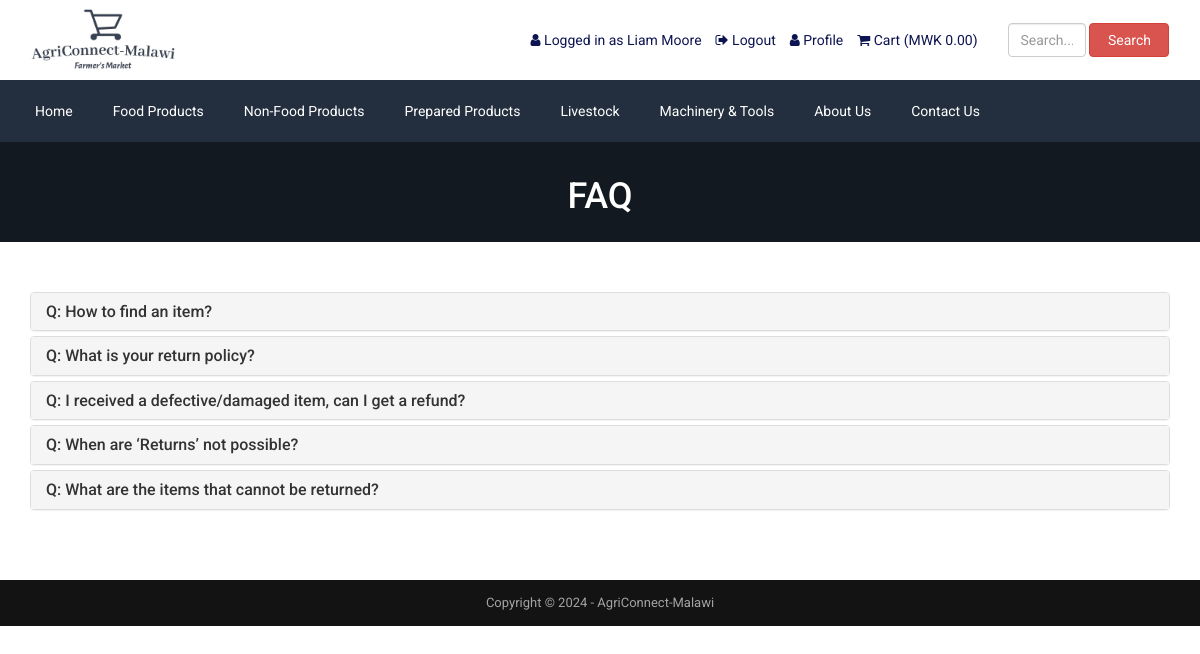
The page /faq.php (signed in) on the database its author committed.
### tables this page shows
CREATE TABLE `tbl_top_category` (
  `tcat_id` int(11) NOT NULL,
  `tcat_name` varchar(255) NOT NULL,
  `show_on_menu` int(11) NOT NULL
);

CREATE TABLE `tbl_page` (
  `id` int(11) NOT NULL,
  `about_title` varchar(255) NOT NULL,
  `about_content` text NOT NULL,
  `about_banner` varchar(255) NOT NULL,
  `about_meta_title` varchar(255) NOT NULL,
  `about_meta_keyword` text NOT NULL,
  `about_meta_description` text NOT NULL,
  `faq_title` varchar(255) NOT NULL,
  `faq_banner` varchar(255) NOT NULL,
  `faq_meta_title` varchar(255) NOT NULL,
  `faq_meta_keyword` text NOT NULL,
  `faq_meta_description` text NOT NULL,
  `blog_title` varchar(255) NOT NULL,
  `blog_banner` varchar(255) NOT NULL,
  `blog_meta_title` varchar(255) NOT NULL,
  `blog_meta_keyword` text NOT NULL,
  `blog_meta_description` text NOT NULL,
  `contact_title` varchar(255) NOT NULL,
  `contact_banner` varchar(255) NOT NULL,
  `contact_meta_title` varchar(255) NOT NULL,
  `contact_meta_keyword` text NOT NULL,
  `contact_meta_description` text NOT NULL,
  `pgallery_title` varchar(255) NOT NULL,
  `pgallery_banner` varchar(255) NOT NULL,
  `pgallery_meta_title` varchar(255) NOT NULL,
  `pgallery_meta_keyword` text NOT NULL,
  `pgallery_meta_description` text NOT NULL,
  `vgallery_title` varchar(255) NOT NULL,
  `vgallery_banner` varchar(255) NOT NULL,
  `vgallery_meta_title` varchar(255) NOT NULL,
  `vgallery_meta_keyword` text NOT NULL,
  `vgallery_meta_description` text NOT NULL
);

CREATE TABLE `tbl_faq` (
  `faq_id` int(11) NOT NULL,
  `faq_title` varchar(255) NOT NULL,
  `faq_content` text NOT NULL
);

CREATE TABLE `tbl_settings` (
  `id` int(11) NOT NULL,
  `logo` varchar(255) NOT NULL,
  `favicon` varchar(255) NOT NULL,
  `footer_about` text NOT NULL,
  `footer_copyright` text NOT NULL,
  `contact_address` text NOT NULL,
  `contact_email` varchar(255) NOT NULL,
  `contact_phone` varchar(255) NOT NULL,
  `contact_fax` varchar(255) NOT NULL,
  `contact_map_iframe` text NOT NULL,
  `receive_email` varchar(255) NOT NULL,
  `receive_email_subject` varchar(255) NOT NULL,
  `receive_email_thank_you_message` text NOT NULL,
  `forget_password_message` text NOT NULL,
  `total_recent_post_footer` int(11) NOT NULL,
  `total_popular_post_footer` int(11) NOT NULL,
  `total_recent_post_sidebar` int(11) NOT NULL,
  `total_popular_post_sidebar` int(11) NOT NULL,
  `total_featured_product_home` int(11) NOT NULL,
  `total_latest_product_home` int(11) NOT NULL,
  `total_popular_product_home` int(11) NOT NULL,
  `meta_title_home` text NOT NULL,
  `meta_keyword_home` text NOT NULL,
  `meta_description_home` text NOT NULL,
  `banner_login` varchar(255) NOT NULL,
  `banner_registration` varchar(255) NOT NULL,
  `banner_forget_password` varchar(255) NOT NULL,
  `banner_reset_password` varchar(255) NOT NULL,
  `banner_search` varchar(255) NOT NULL,
  `banner_cart` varchar(255) NOT NULL,
  `banner_checkout` varchar(255) NOT NULL,
  `banner_product_category` varchar(255) NOT NULL,
  `banner_blog` varchar(255) NOT NULL,
  `cta_title` varchar(255) NOT NULL,
  `cta_content` text NOT NULL,
  `cta_read_more_text` varchar(255) NOT NULL,
  `cta_read_more_url` varchar(255) NOT NULL,
  `cta_photo` varchar(255) NOT NULL,
  `featured_product_title` varchar(255) NOT NULL,
  `featured_product_subtitle` varchar(255) NOT NULL,
  `latest_product_title` varchar(255) NOT NULL,
  `latest_product_subtitle` varchar(255) NOT NULL,
  `popular_product_title` varchar(255) NOT NULL,
  `popular_product_subtitle` varchar(255) NOT NULL,
  `testimonial_title` varchar(255) NOT NULL,
  `testimonial_subtitle` varchar(255) NOT NULL,
  `testimonial_photo` varchar(255) NOT NULL,
  `blog_title` varchar(255) NOT NULL,
  `blog_subtitle` varchar(255) NOT NULL,
  `newsletter_text` text NOT NULL,
  `paypal_email` varchar(255) NOT NULL,
  `stripe_public_key` varchar(255) NOT NULL,
  `stripe_secret_key` varchar(255) NOT NULL,
  `bank_detail` text NOT NULL,
  `before_head` text NOT NULL,
  `after_body` text NOT NULL,
  `before_body` text NOT NULL,
  `home_service_on_off` int(11) NOT NULL,
  `home_welcome_on_off` int(11) NOT NULL,
  `home_featured_product_on_off` int(11) NOT NULL,
  `home_latest_product_on_off` int(11) NOT NULL,
  `home_popular_product_on_off` int(11) NOT NULL,
  `home_testimonial_on_off` int(11) NOT NULL,
  `home_blog_on_off` int(11) NOT NULL,
  `newsletter_on_off` int(11) NOT NULL,
  `ads_above_welcome_on_off` int(11) NOT NULL,
  `ads_above_featured_product_on_off` int(11) NOT NULL,
  `ads_above_latest_product_on_off` int(11) NOT NULL,
  `ads_above_popular_product_on_off` int(11) NOT NULL,
  `ads_above_testimonial_on_off` int(11) NOT NULL,
  `ads_category_sidebar_on_off` int(11) NOT NULL
);

### faq.php (the view, shortened to what this page needs)
<?php require_once('header.php'); ?>
<?php
$statement = $pdo->prepare("SELECT * FROM tbl_page WHERE id=1");
$statement->execute();
$result = $statement->fetchAll(PDO::FETCH_ASSOC);
foreach ($result as $row) {
    $faq_title = $row['faq_title'];
    $faq_banner = $row['faq_banner'];
}
?>
<div class="page-banner" style="background-image: url(assets/uploads/<?php echo $faq_banner; ?>);">
    <div class="inner">
        <h1><?php echo $faq_title; ?></h1>
    </div>
</div>
<div class="page">
    <div class="container">
        <div class="row">
            <div class="col-md-12">
                <div class="panel-group" id="faqAccordion">
                    <?php
                    $statement = $pdo->prepare("SELECT * FROM tbl_faq");
                    $statement->execute();
                    $result = $statement->fetchAll(PDO::FETCH_ASSOC);
                    foreach ($result as $row) {
                        ?>
                        <div class="panel panel-default">
                            <div class="panel-heading accordion-toggle question-toggle collapsed" data-toggle="collapse" data-parent="#faqAccordion" data-target="#question<?php echo $row['faq_id']; ?>">
                                <h4 class="panel-title">
                                    Q: <?php echo $row['faq_title']; ?>
                                </h4>
                            </div>
                        </div>
                        <?php
                    }
                    ?>
                </div>
            </div>
        </div>
    </div>
</div>
<?php require_once('footer.php'); ?>

### header.php (shortened to what this page needs)
<?php
include("admin/inc/config.php");
$statement = $pdo->prepare("SELECT * FROM tbl_settings WHERE id=1");
$statement->execute();
$result = $statement->fetchAll(PDO::FETCH_ASSOC);
?>
<!DOCTYPE html>
<html lang="en">
<head>
	<link rel="stylesheet" href="assets/css/bootstrap.min.css">
	<link rel="stylesheet" href="assets/css/font-awesome.min.css">
	<link rel="stylesheet" href="assets/css/owl.carousel.min.css">
	<link rel="stylesheet" href="assets/css/owl.theme.default.min.css">
	<link rel="stylesheet" href="assets/css/jquery.bxslider.min.css">
    <link rel="stylesheet" href="assets/css/magnific-popup.css">
    <link rel="stylesheet" href="assets/css/rating.css">
	<link rel="stylesheet" href="assets/css/spacing.css">
	<link rel="stylesheet" href="assets/css/bootstrap-touch-slider.css">
	<link rel="stylesheet" href="assets/css/animate.min.css">
	<link rel="stylesheet" href="assets/css/tree-menu.css">
	<link rel="stylesheet" href="assets/css/select2.min.css">
	<link rel="stylesheet" href="assets/css/main.css">
	<link rel="stylesheet" href="assets/css/responsive.css">
	<?php
	$statement = $pdo->prepare("SELECT * FROM tbl_page WHERE id=1");
	$statement->execute();
	$result = $statement->fetchAll(PDO::FETCH_ASSOC);
		?>
</head>
<body>
<div class="header">
	<div class="container">
		<div class="row inner">
			<div class="col-md-4 logo">
				<a href="index.php"><img src="assets/img/logo6.jpeg" alt="logo image"></a>
			</div>
			<div class="col-md-6 right">
				<ul>
					<?php
					if(isset($_SESSION['customer'])) {
						?>
						<li><i class="fa fa-user"></i> <?php echo LANG_VALUE_13; ?> <?php echo $_SESSION['customer']['cust_name']; ?></li>
						<li><a href="logout.php"><i class="fa fa-sign-out"></i> <?php echo "Logout" ?></a></li>
						<li><a href="dashboard.php"><i class="fa fa-user" aria-hidden="true"></i> <?php echo "Profile"; ?></a></li>
						<?php
					} else {
						?>
						<li><a href="login.php"><i class="fa fa-sign-in"></i> <?php echo LANG_VALUE_9; ?></a></li>
						<li><a href="registration.php"><i class="fa fa-user-plus"></i> <?php echo LANG_VALUE_15; ?></a></li>
						<?php
					}
					?>
					<li><a href="cart.php"><i class="fa fa-shopping-cart"></i> <?php echo LANG_VALUE_18; ?> (<?php echo "MWK "; ?><?php
					if(isset($_SESSION['cart_p_id'])) {
						$table_total_price = 0;
						$i=0;
	                    foreach($_SESSION['cart_p_qty'] as $key => $value)
	                    {
	                        $i++;
	                        $arr_cart_p_qty[$i] = $value;
	                    }                    $i=0;
	                    foreach($_SESSION['cart_p_current_price'] as $key => $value)
	                    {
	                        $i++;
	                        $arr_cart_p_current_price[$i] = $value;
	                    }
	                    for($i=1;$i<=count($arr_cart_p_qty);$i++) {
	                    	$row_total_price = $arr_cart_p_current_price[$i]*$arr_cart_p_qty[$i];
	                        $table_total_price = $table_total_price + $row_total_price;
	                    }
						echo $table_total_price;
					} else {
						echo '0.00';
					}
					?>)</a></li>
				</ul>
			</div>
			<div class="col-md-4 search-area">
				<form class="navbar-form navbar-left" role="search" action="search-result.php" method="get">
					<div class="form-group">
						<input type="text" class="form-control search-top" placeholder="<?php echo "Search..."; ?>" name="search_text">
					</div>
					<button type="submit" class="btn btn-danger"><?php echo LANG_VALUE_3; ?></button>
				</form>
			</div>
		</div>
	</div>
</div>
<div class="nav">
	<div class="container">
		<div class="row">
			<div class="col-md-12 pl_0 pr_0">
				<div class="menu-container">
					<div class="menu">
						<ul>
							<li><a href="index.php">Home</a></li>
							<?php
							$statement = $pdo->prepare("SELECT * FROM tbl_top_category WHERE show_on_menu=1");
							$statement->execute();
							$result = $statement->fetchAll(PDO::FETCH_ASSOC);
							foreach ($result as $row) {
								?>
								<li><a href="product-category.php?id=<?php echo $row['tcat_id']; ?>&type=top-category"><?php echo $row['tcat_name']; ?></a>
								</li>
								<?php
							}
							?>
							<?php
							$statement = $pdo->prepare("SELECT * FROM tbl_page WHERE id=1");
							$statement->execute();
							$result = $statement->fetchAll(PDO::FETCH_ASSOC);
							foreach ($result as $row) {
								$about_title = $row['about_title'];
								$contact_title = $row['contact_title'];
							}
							?>
							<li><a href="about.php"><?php echo $about_title; ?></a></li>
							<li><a href="contact.php"><?php echo $contact_title; ?></a></li>
						</ul>
					</div>
				</div>
			</div>
		</div>
	</div>
</div>

### footer.php (shortened to what this page needs)
<?php
$statement = $pdo->prepare("SELECT * FROM tbl_settings WHERE id=1");
$statement->execute();
$result = $statement->fetchAll(PDO::FETCH_ASSOC);
foreach ($result as $row)
{
	$footer_copyright = $row['footer_copyright'];
}
?>
<div class="footer-bottom">
	<div class="container">
		<div class="row">
			<div class="col-md-12 copyright">
				<?php echo $footer_copyright; ?>
			</div>
		</div>
	</div>
</div>
</body>
</html>

### assets/css/main.css (style rules this page uses)
* { margin: 0; padding: 0; }
body { font-family: "Roboto", sans-serif; font-size: 14px; }
h1, h2, h3, h4, h5, h6 { font-family: "Roboto", sans-serif; }
a { text-decoration: none; }
.header { width: 100%; height: auto; background: #fff; }
.header .inner { height: auto; display: table; }
.header .logo { float: none; display: table-cell; vertical-align: middle; }
.header .logo img { max-width: 100%; height: 80px; }
.header .navbar-form .form-control { width: 300px; }
.header .search-area { float: none; display: table-cell; vertical-align: middle; }
.header .search-area .form-group { width: calc(100% - 84px); }
.header .search-area button { width: 80px; }
.header .search-area form { width: 100%; }
.header .right { float: none; display: table-cell; vertical-align: middle; padding-right: 0; }
.header .right ul { float: right; margin-bottom: 0; }
.header .right ul li { list-style-type: none; float: left; margin-left: 14px; color: #0d1452; }
.header .right ul li a { color: #0d1452; }
.header .navbar-form .search-top { width: 100%; }
.nav { background: #232f3e; }
.menu-container { width: 100%; margin: 0 auto; background: #232f3e; }
.menu-dropdown-icon:before { content: "\f067"; font-family: "FontAwesome"; display: none; cursor: pointer; float: right; padding: 1.5em 2em; background: #fff; color: #333; }
.menu > ul { margin: 0 auto; width: 100%; list-style: none; padding: 0; position: relative; box-sizing: border-box; }
.menu > ul:before, .menu > ul:after { content: ""; display: table; }
.menu > ul:after { clear: both; }
.menu > ul > li { float: left; padding: 0; margin: 0; }
.menu > ul > li a { text-decoration: none; padding: 1.5em 20px; display: block; color: #fff; }
.footer-bottom { width: 100%; height: auto; background: #141314; padding: 14px 0; }
.footer-bottom .copyright { font-size: 13px; color: #a3a3a3; text-align: center; }
.page-banner { width: 100%; height: auto; background-repeat: no-repeat; background-position: center center; -webkit-background-size: cover; background-size: cover; position: relative; padding-top: 15px; padding-bottom: 15px; overflow: hidden; }
.page-banner h1 { color: #fff; text-align: center; z-index: 999; position: relative; }
.page { width: 100%; height: auto; padding-top: 50px; padding-bottom: 50px; }

### assets/css/responsive.css (style rules this page uses)
@media only screen and (min-width: 992px) { .header .inner { width: 100%; } }
@media only screen and (min-width: 992px) { .header .search-area { padding-right: 0; } }
@media only screen and (min-width: 992px) { .header .search-area form { padding-right: 0; } }
@media only screen and (min-width: 992px) { .header .container { padding-right: 0; } }

### rows shown on the page
tbl_top_category: tcat_name "Food Products"
tbl_top_category: tcat_name "Non-Food Products"
tbl_top_category: tcat_name "Prepared Products"
tbl_top_category: tcat_name "Livestock"
tbl_top_category: tcat_name "Machinery & Tools"
tbl_page: about_title "About Us", contact_title "Contact Us", faq_banner (picture), faq_title "FAQ"
tbl_faq: faq_title "How to find an item?"
tbl_faq: faq_title "What is your return policy?"
tbl_faq: faq_title "I received a defective/damaged item, can I get a refund?"
tbl_faq: faq_title "When are ‘Returns’ not possible?"
tbl_faq: faq_title "What are the items that cannot be returned?"
tbl_settings: footer_copyright "Copyright © 2024 - AgriConnect-Malawi"

### other values the page prints
LANG_VALUE_13 "Logged in as"
$_SESSION['customer']['cust_name'] "Liam Moore"
LANG_VALUE_18 "Cart"
LANG_VALUE_3 "Search"
